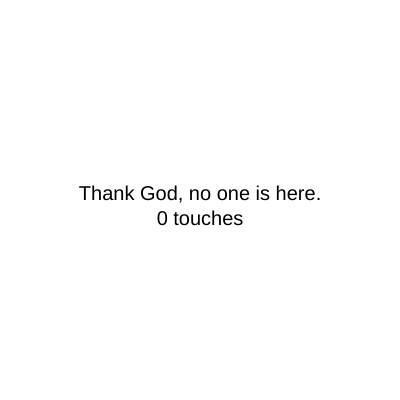
Frame 1 (no input)
Frame 60 (no input): identical to frame 1, image omitted
Frame 120 (the mouse pressed at the canvas centre since frame 60): identical to frame 1, image omitted

The p5.js sketch that drew this single still picture (run headless with seeded random() and noise() and a simulated clock; from frame 60 on, the mouse is pressed at the canvas centre):

// p5.js sketch
// ── sketch.js
let numberOfTouches ;

function setup() {
  createCanvas(400, 400);
  textAlign(CENTER);
}

function draw() {
  clear();
  numberOfTouches = touches.length;
  textSize(20);
  text(numberOfTouches + ' touches', width / 2, 225);
  
  switch(numberOfTouches) {
    case 0: 
    textSize(20);
      text("Thank God, no one is here.", width / 2, height/2) ; 
      break ;
      
      case 1: 
      textSize(20);
      text("Who are you", width / 2, height/2) ; 
      // put a picture here
      break ;
      
      case 2:
      textSize(20);
      text("Why are you doing this", width / 2, height/2) ; 
            // put a picture here
      break ;
      
      case 3:
      textSize(20);
       text("I'M DOOMED", width / 2, height/2) ; 
            // put a picture here
      break ;
    
      
  }
  
}
